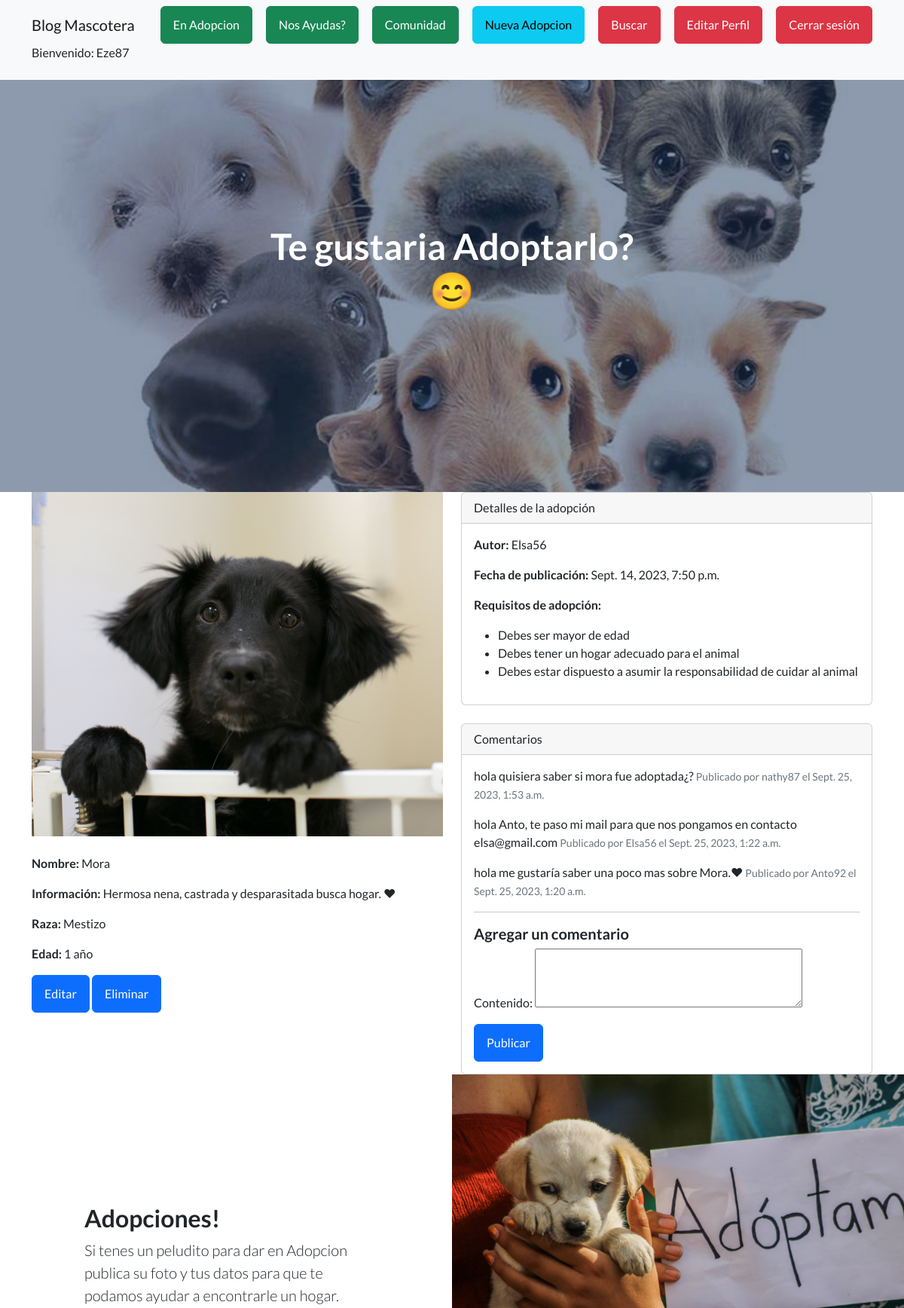
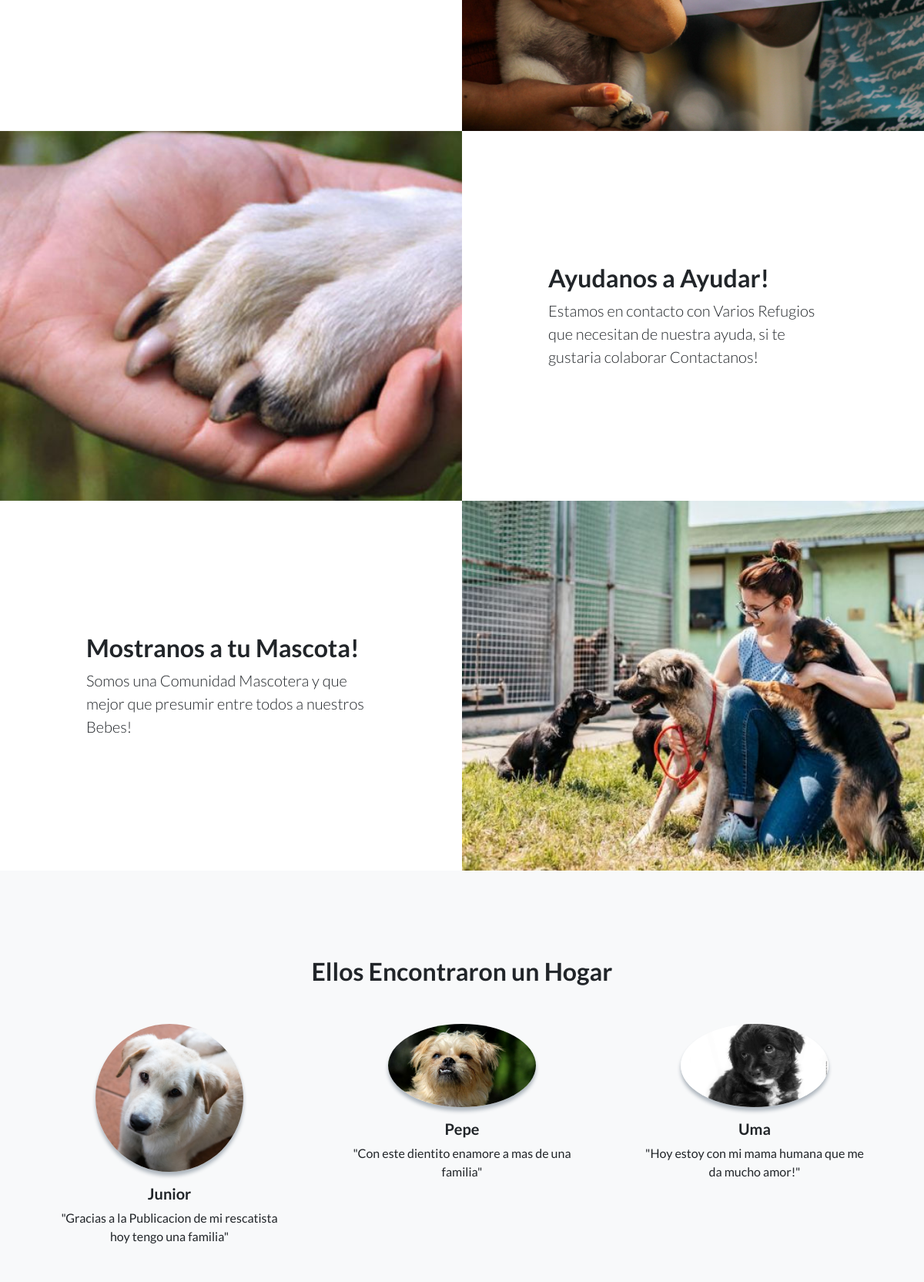
/AppInicio/adopcion/11/ (signed in, upper part), run on the app's committed database (2 pictures, top to bottom).
### AppInicio/models.py (models this page shows, shortened)
class Adopcion(models.Model):
    autor = models.ForeignKey(User, on_delete=models.CASCADE)
    nombre = models.CharField(max_length=200)
    raza = models.CharField(max_length=200,default='desconocida')
    edad = models.CharField(max_length=10, default='1')
    animal_info = models.TextField()
    imagen = models.ImageField(upload_to='adoption_images/')
    fecha_creacion = models.DateTimeField(auto_now_add=True)

class Comentario(models.Model):
    adopcion = models.ForeignKey(Adopcion, on_delete=models.CASCADE, related_name='comentarios')
    autor = models.ForeignKey(User, on_delete=models.CASCADE)
    contenido = models.TextField()
    pub_date = models.DateTimeField(auto_now_add=True)

### AppInicio/views.py (the view)
# urls.py: path("adopcion/<int:adopcion_id>/", adopcion_detalle, name="adopcion_detalle"),
@user_passes_test(lambda u: u.is_authenticated, login_url='AppInicio:register')
@login_required
def adopcion_detalle(request, adopcion_id):
    adopcion = get_object_or_404(Adopcion, id=adopcion_id)
    comentarios = adopcion.comentarios.order_by('-pub_date')
    if request.method == "POST":
        form = ComentarioForm(request.POST)
        if form.is_valid():
            comentario = form.save(commit=False)
            comentario.adopcion = adopcion
            comentario.autor = request.user
            comentario.save()
            return redirect("AppInicio:adopcion_detalle", adopcion_id=adopcion.id)
    else:
        form = ComentarioForm()
    return render(request, "AppInicio/adopcion_detalle.html", {"adopcion": adopcion, "comentarios": comentarios, "form": form})

### AppInicio/forms.py
class ComentarioForm(forms.ModelForm):
    class Meta:
        model = Comentario
        fields = ["contenido"]
        widgets = {
            "contenido": forms.Textarea(attrs={"rows": 3}),
        }

### AppInicio/templates/AppInicio/adopcion_detalle.html (shortened to what this page needs)
{% extends "AppInicio/padre.html" %}
{% block titulo %}
Te gustaria Adoptarlo? 😊
{% endblock %}
{% block contenido %}
  <div class="container">
    <div class="row">
      <div class="col-md-6">
        <img src="{{ adopcion.imagen.url }}" alt="{{ adopcion.nombre }}" class="img-fluid mb-4">
        <p><strong>Nombre:</strong> {{ adopcion.nombre }}</p>
        <p><strong>Información:</strong> {{ adopcion.animal_info }}</p>
        <p><strong>Raza:</strong> {{ adopcion.raza }}</p>
        <p><strong>Edad:</strong> {{ adopcion.edad }}</p>
        <a href="{% url 'AppInicio:editarAdopcion' adopcion.id %}" class="btn btn-primary">Editar</a>
        <a href="{% url 'AppInicio:eliminarAdopcion' adopcion.id %}" class="btn btn-primary">Eliminar</a>
      </div>
      <div class="col-md-6">
        <div class="card mb-4">
          <div class="card-header">Detalles de la adopción</div>
          <div class="card-body">
            <p><strong>Autor:</strong> {{ adopcion.autor }}</p>
            <p><strong>Fecha de publicación:</strong> {{ adopcion.fecha_creacion }}</p>
            <p><strong>Requisitos de adopción:</strong></p>
            <ul>
              <li>Debes ser mayor de edad</li>
              <li>Debes tener un hogar adecuado para el animal</li>
              <li>Debes estar dispuesto a asumir la responsabilidad de cuidar al animal</li>
            </ul>
          </div>
        </div>
        <div class="card">
          <div class="card-header">Comentarios</div>
          <div class="card-body">
            {% for comentario in comentarios %}
              <div class="comentario mb-3">
                <p class="d-inline">{{ comentario.contenido }}</p>
                <small class="text-muted d-inline ml-2">Publicado por {{ comentario.autor.username }} el {{ comentario.pub_date }}</small>
              </div>
            {% empty %}
              <p>No hay comentarios todavía.</p>
            {% endfor %}
            <hr>
            <h5>Agregar un comentario</h5>
            <form method="post">
              {{ form.as_p }}
              <button type="submit" class="btn btn-primary">Publicar</button>
            </form>
          </div>
        </div>
      </div>
    </div>
  </div>
{% endblock %}

### AppInicio/templates/AppInicio/padre.html (shortened to what this page needs)
<!DOCTYPE html>
<html lang="en">
    <head>
        {% load static %}
        <link href="https://cdn.jsdelivr.net/npm/bootstrap-icons@1.5.0/font/bootstrap-icons.css" rel="stylesheet" type="text/css" />
        <link href="{% static 'AppInicio/css/styles.css' %}" rel="stylesheet" />
    </head>
    <body>
        <nav class="navbar navbar-light bg-light static-top">
            <div class="container">
                <a class="navbar-brand" href="{% url 'AppInicio:home' %}">Blog Mascotera</a>
                <a class="btn btn-success" href="{% url 'AppInicio:adopcion_lista' %}">En Adopcion</a>
                <a class="btn btn-success" href="{% url 'AppInicio:ayuda_lista' %}">Nos Ayudas?</a>
                <a class="btn btn-success" href="{% url 'AppInicio:pet_lista' %}">Comunidad</a>
                {% if user.is_authenticated %}
                <a class="btn btn-info" href="{% url 'AppInicio:adopcion_nuevo' %}">Nueva Adopcion</a>
                <a class="btn btn-danger" href="{% url 'AppInicio:busqueda_adopcion' %}">Buscar</a>
                <a class="btn btn-danger" href="{% url 'AppInicio:editarPerfil' %}">Editar Perfil</a>
                <a class="btn btn-danger" href="{% url 'AppInicio:logout' %}">Cerrar sesión</a>
                <p> Bienvenido: {{ user.username }}</p>
            {% else %}
                <a class="btn btn-success" href="{% url 'AppInicio:login' %}">Ingresar</a>
                <a class="btn btn-success" href="{% url 'AppInicio:register' %}">Registrarse</a>
                {% endif %}
            </div>
        </nav>
        <header class="masthead">
            <div class="container position-relative">
                <div class="row justify-content-center">
                    <div class="col-xl-6">
                        <div class="text-center text-white">
                            <h1 class="mb-5">{% block titulo %}    {% endblock  %}</h1>
                        </div>
                    </div>
                </div>
            </div>
        </header>
        {% block contenido %}
        {% endblock %}
        <section class="showcase">
            <div class="container-fluid p-0">
                <div class="row g-0">
                    <div class="col-lg-6 order-lg-2 text-white showcase-img" style="background-image: url('/static/AppInicio/assets/img/Cachorros-1.jpg')"></div>
                    <div class="col-lg-6 order-lg-1 my-auto showcase-text">
                        <h2>Adopciones!</h2>
                        <p class="lead mb-0">Si tenes un peludito para dar en Adopcion publica su foto y tus datos para que te podamos ayudar a encontrarle un hogar.</p>
                    </div>
                </div>
                <div class="row g-0">
                    <div class="col-lg-6 text-white showcase-img" style="background-image: url('/static/AppInicio/assets/img/Animales-de-la-calle-como-ayudar.jpg')"></div>
                    <div class="col-lg-6 my-auto showcase-text">
                        <h2>Ayudanos a Ayudar!</h2>
                        <p class="lead mb-0">Estamos en contacto con Varios Refugios que necesitan de nuestra ayuda, si te gustaria colaborar Contactanos!</p>
                    </div>
                </div>
                <div class="row g-0">
                    <div class="col-lg-6 order-lg-2 text-white showcase-img" style="background-image:url('/static/AppInicio/assets/img/perrito4.jpg')"></div>
                    <div class="col-lg-6 order-lg-1 my-auto showcase-text">
                        <h2>Mostranos a tu Mascota!</h2>
                        <p class="lead mb-0">Somos una Comunidad Mascotera y que mejor que presumir entre todos a nuestros Bebes!</p>
                    </div>
                </div>
            </div>
        </section>
        <section class="testimonials text-center bg-light">
            <div class="container">
                <h2 class="mb-5">Ellos Encontraron un Hogar</h2>
                <div class="row">
                    <div class="col-lg-4">
                        <div class="testimonial-item mx-auto mb-5 mb-lg-0">
                            <img class="img-fluid rounded-circle mb-3" src="\static\AppInicio\assets\img\perrito1.jpg" alt="..." />
                            <h5>Junior</h5>
                            <p class="font-weight-light mb-0">"Gracias a la Publicacion de mi rescatista hoy tengo una familia"</p>
                        </div>
                    </div>
                    <div class="col-lg-4">
                        <div class="testimonial-item mx-auto mb-5 mb-lg-0">
                            <img class="img-fluid rounded-circle mb-3" src="\static\AppInicio\assets\img\perrito2.jpg" alt="..." />
                            <h5>Pepe</h5>
                            <p class="font-weight-light mb-0">"Con este dientito enamore a mas de una familia"</p>
                        </div>
                    </div>
                    <div class="col-lg-4">
                        <div class="testimonial-item mx-auto mb-5 mb-lg-0">
                            <img class="img-fluid rounded-circle mb-3" src="\static\AppInicio\assets\img\perrito3.jpg" alt="..." />
                            <h5>Uma</h5>
                            <p class="font-weight-light mb-0">"Hoy estoy con mi mama humana que me da mucho amor!"</p>
                        </div>
                    </div>
                </div>
            </div>
        </section>
    </body>
</html>

### AppInicio/templates/AppInicio/adopcion_detalle.html (style rules this page uses)
.comentario { margin-bottom: 1rem; }

### data on the page
Adopcion: imagen (picture), nombre "Mora", animal_info "Hermosa nena, castrada y desparasitada busca hogar. ❤", raza "Mestizo", edad "1 año", autor "Elsa56", fecha_creacion "Sept. 14, 2023, 7:50 p.m."
Comentario: contenido "hola quisiera saber si mora fue adoptada¿?", autor.username "nathy87", pub_date "Sept. 25, 2023, 1:53 a.m."
Comentario: contenido "hola Anto, te paso mi mail para que nos pongamos en contacto elsa@gmail.com", autor.username "Elsa56", pub_date "Sept. 25, 2023, 1:22 a.m."
Comentario: contenido "hola me gustaría saber una poco mas sobre Mora.❤", autor.username "Anto92", pub_date "Sept. 25, 2023, 1:20 a.m."

### other printed values
{{ user.username }} "Eze87"
